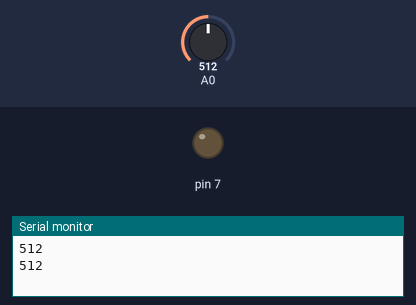
A sketch run on a simulated Arduino Uno, built with avr-gcc and run on an emulated ATmega328P. Parts: output pins drawn as LEDs (lit = HIGH), the last lines printed to the serial monitor. The test bench sets the inputs (shaded band); at power-on: A0 = 512.

Above: at 1.8 s.
1.9 s: A0 set to 214
3.4 s: A0 set to 192
At 4.3 s:
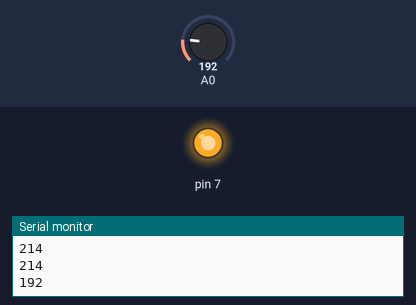
5.5 s: A0 set to 210
At 7.0 s:
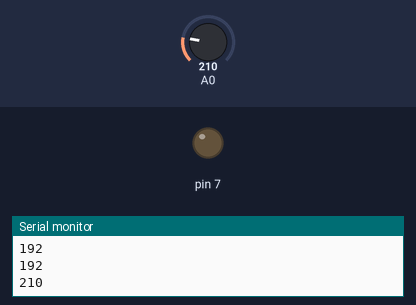
7.5 s: A0 set to 190
At 8.6 s:
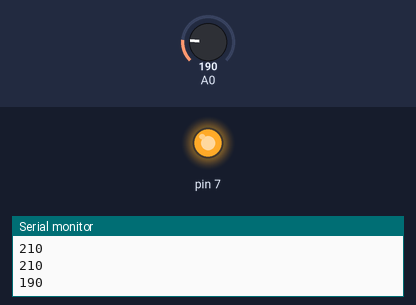
Timing chart, 0 to 10.5 s (numbered marks = the images above; inputs shaded):
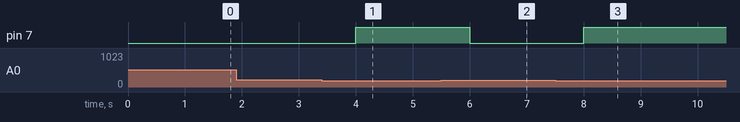

Measured:
- the behaviour switches between 200 and 199 on A0 (found by bisection; images 0 and 1)
- after the input at 3.4 s, pin 7: LOW → HIGH after 0.60 s
- after the input at 5.5 s, pin 7: HIGH → LOW after 0.50 s
- after the input at 7.5 s, pin 7: LOW → HIGH after 0.50 s

The sketch:

CDS.ino
```cpp
void setup() {
  Serial.begin(9600);
  pinMode(7, OUTPUT);
}

void loop() {
  int lightValue = analogRead(A0);
  Serial.println(lightValue);

  if(lightValue < 200) {
    digitalWrite(7, HIGH);
  }
  else {
    digitalWrite(7, LOW);
  }

  delay(1000);
}
```
